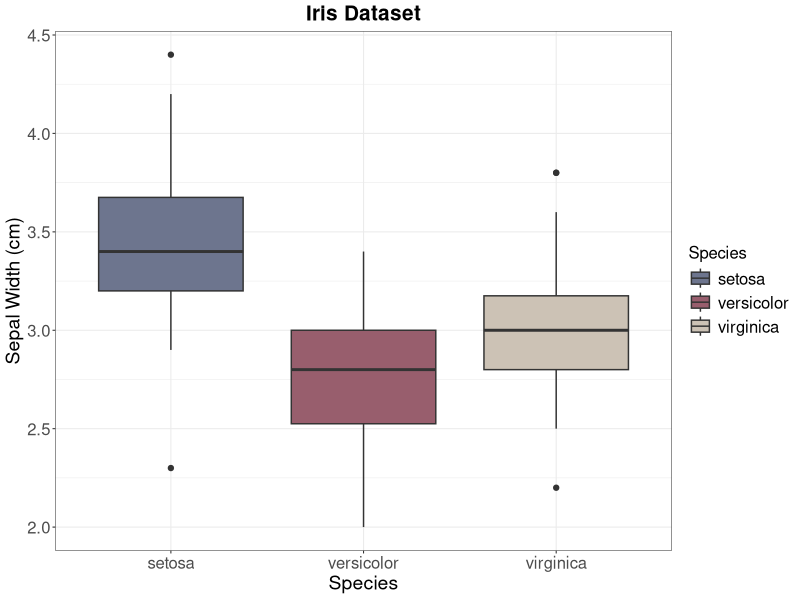
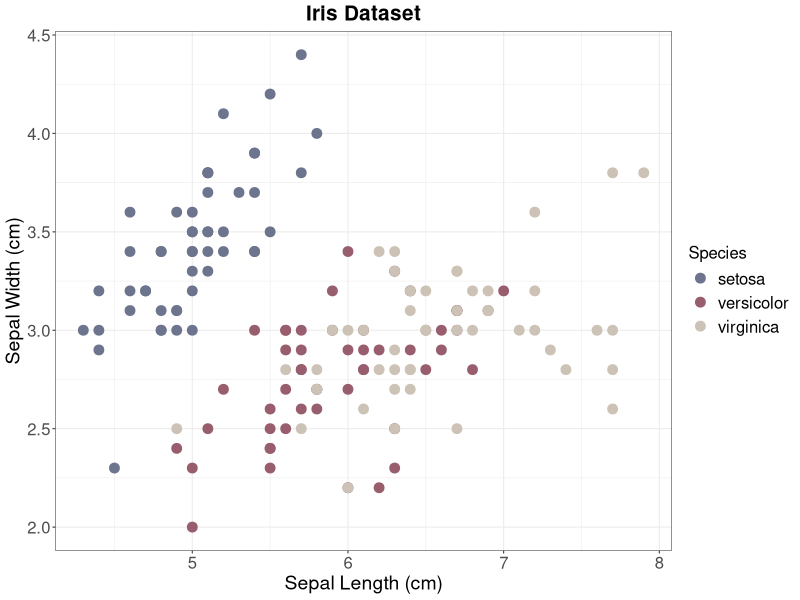
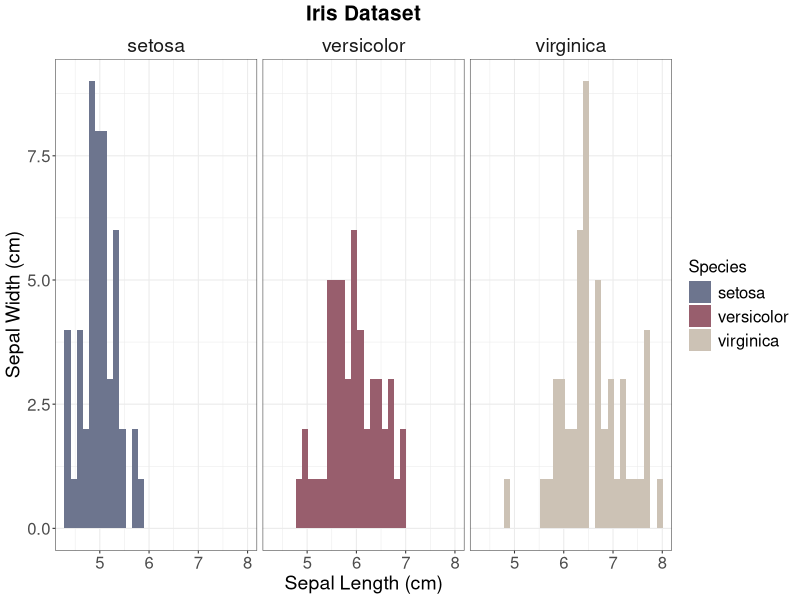
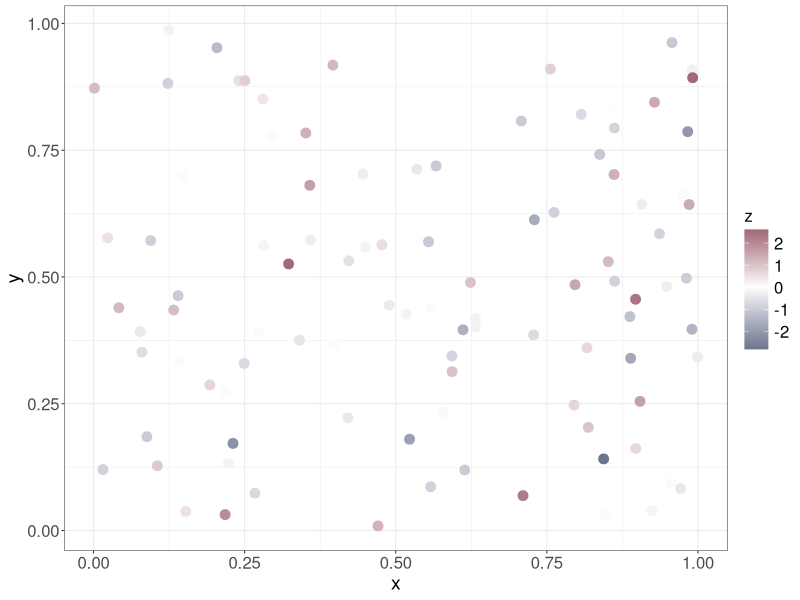
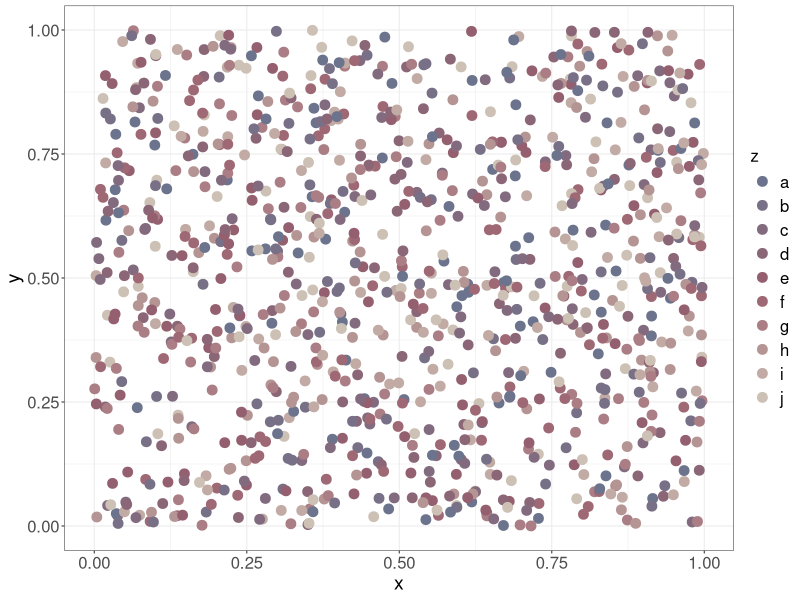

Here is the R script that generated these plots, in order:
## ---- chunk 1
library(ggplot2)
## ---- chunk 2
customColours <- c("#6d758e", "#985e6d", "#ccc2b5")
## ---- chunk 3
customTheme <- function(base_size=8, base_family="sans", type=NULL){
  
  # set up the colour arguments for the selected scale.
  l <-list()
  if (type == "fill"){
    arg <- "scale_fill_manual"
    l[["values"]]<-customColours
  } 
  if (type == "colour"){
    arg <- "scale_colour_manual"
    l[["values"]]<-customColours
  }
  if (type == "gradient2"){
    arg <- "scale_colour_gradient2"
    l[["low"]]<-customColours[1]
    l[["high"]]<-customColours[2]
    l[["na.value"]]<-"grey50"
    l[["guide"]]<-"colourbar"
  }
  
  # pass the scale arguments to the list that holds the adapted black/ white theme.  
  list(theme_bw(base_size = base_size, base_family = base_family) +
         theme(axis.text = element_text(size = 12),
               axis.title = element_text(size = 14),
               plot.title = element_text(size = 15, hjust=0.5, face = "bold"),
               strip.background = element_rect(colour = "white", fill="#FFFFFF"),
               strip.text.x = element_text(size = 14),
               strip.text.y = element_text(size = 14),
               legend.text = element_text(size = 12),
               legend.title = element_text(size = 12)), 
       do.call(arg, args=l))
}
## ---- chunk 4
boxPlot <- ggplot(iris, aes(x=Species, y=Sepal.Width, fill=Species)) +
  geom_boxplot() + 
  labs(x="Species", y="Sepal Width (cm)", fill="Species", title="Iris Dataset") +
  customTheme(type="fill") 
boxPlot
## ---- chunk 5
scatterPlot <- ggplot(iris, aes(x=Sepal.Length, y=Sepal.Width, colour=Species)) + 
  geom_point(size=3) + 
  labs(x="Sepal Length (cm)", y="Sepal Width (cm)", colour="Species", title="Iris Dataset") +
  customTheme(type="colour") 
scatterPlot
## ---- chunk 6
histo <- ggplot(iris, aes(Sepal.Length, fill=Species)) + 
  geom_histogram() + 
  facet_grid(. ~ Species) +
  labs(x="Sepal Length (cm)", y="Sepal Width (cm)", fill="Species", title="Iris Dataset") +
  customTheme(type="fill") 
histo
## ---- chunk 7
dat <- data.frame(
  x = runif(100),
  y = runif(100),
  z = rnorm(100)
)

scatterPlot2 <- ggplot(dat, aes(x, y, colour=z)) +
  geom_point(size=3) +
  customTheme(type="gradient2") 
scatterPlot2
## ---- chunk 8
customThemeCol <- function(base_size = 8, base_family = "sans", type=NULL, nCol=3){
  
  # set up the number of colours here.  
  if (nCol != 3) {
    customColours <-  colorRampPalette(c("#6d758e", "#985e6d", "#ccc2b5"), space = "Lab")(nCol)
  } else {
    customColours <-  c("#6d758e", "#985e6d", "#ccc2b5")
  }
  
  # set up the other arguments for the selected scale.
  l <-list()
  if (type == "fill"){
    arg <- "scale_fill_manual"
    l[["values"]]<-customColours
  } 
  if (type == "colour"){
    arg <- "scale_colour_manual"
    l[["values"]]<-customColours
  }
  if (type == "gradient2"){
    arg <- "scale_colour_gradient2"
    l[["low"]]<-customColours[1]
    l[["high"]]<-customColours[2]
    l[["na.value"]]<-"grey50"
    l[["guide"]]<-"colourbar"
  }
  
  # pass the scale arguments to the list that holds the adapted black/ white theme.    
  list(theme_bw(base_size = base_size, base_family = base_family) +
         theme(axis.text = element_text(size = 12),
               axis.title = element_text(size = 14),
               plot.title = element_text(size = 15, hjust=0.5, face = "bold"),
               strip.background = element_rect(colour = "white", fill="#FFFFFF"),
               strip.text.x = element_text(size = 14),
               strip.text.y = element_text(size = 14),
               legend.text = element_text(size = 12),
               legend.title = element_text(size = 12)), 
       do.call(arg, args=l))
}
## ---- chunk 9
nFLev <- 10
dat <- data.frame(x=runif(1000), y=runif(1000), z=rep(letters[1:nFLev], 100))

scatterPlot3 <- ggplot(dat, aes(x, y, colour=z)) + 
  geom_point(size=3) +
  customThemeCol(type="colour", nCol=nFLev) 
scatterPlot3
